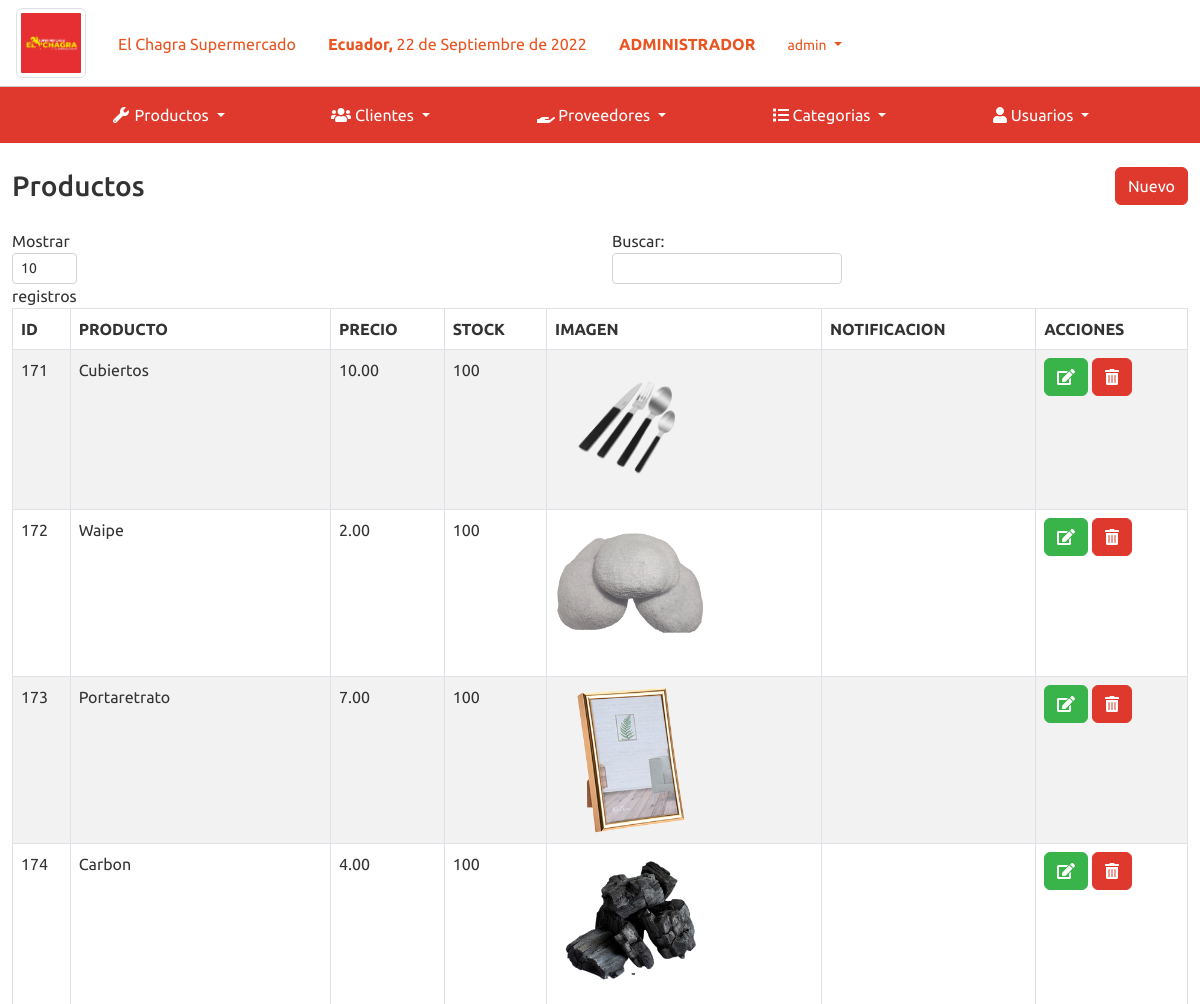
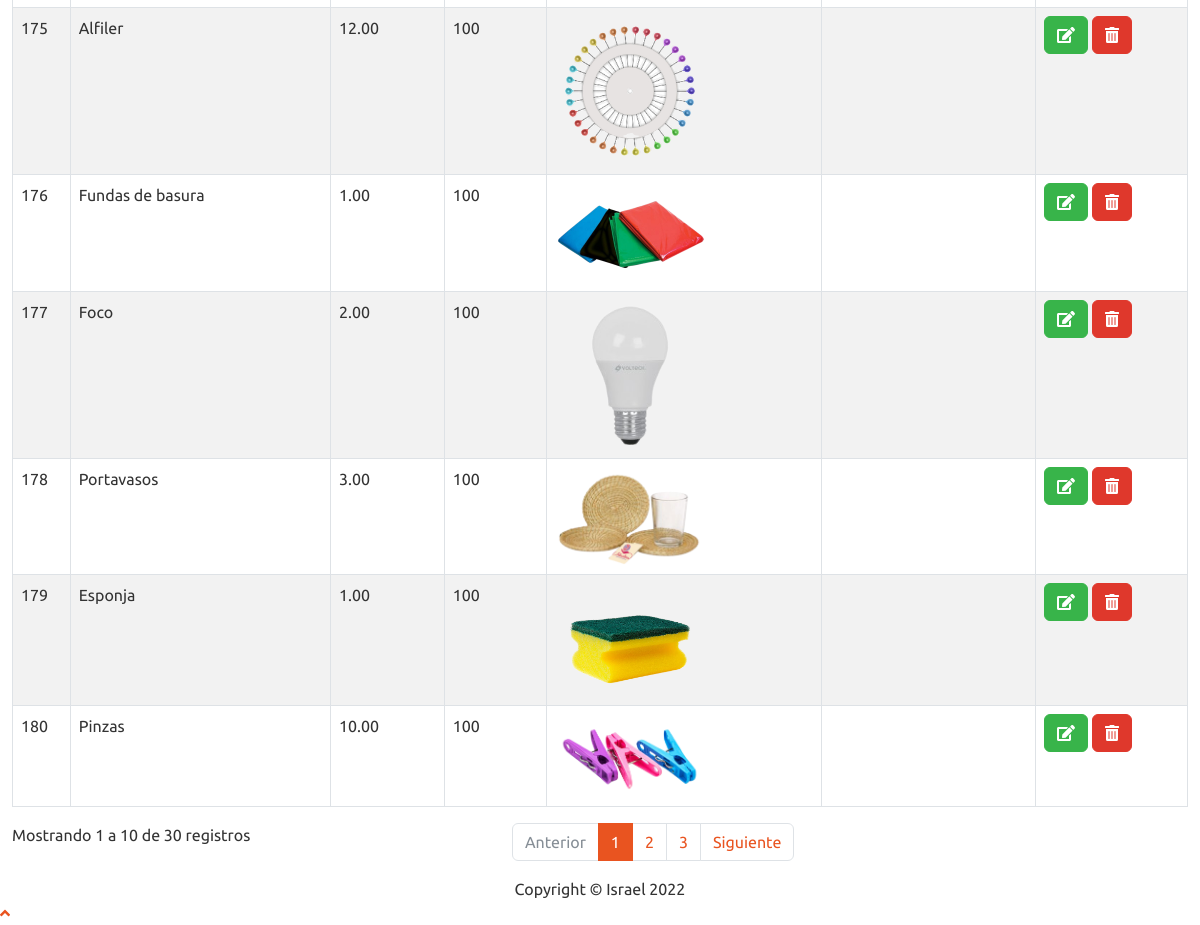
The page /sistema/lista_productos.php (signed in) on the database its author committed (2 pictures, top to bottom).
### tables this page shows
CREATE TABLE `producto` (
  `codproducto` int(11) NOT NULL,
  `nombre_producto` varchar(200) NOT NULL,
  `detalles` varchar(200) NOT NULL,
  `proveedor` int(11) NOT NULL,
  `precio` decimal(10,2) NOT NULL,
  `stock` int(11) NOT NULL,
  `imagen` varchar(500) NOT NULL,
  `codigobar` varchar(20) NOT NULL,
  `categoria` int(20) NOT NULL,
  `estado` int(20) NOT NULL
);

### sistema/includes/functions.php (called while the page is built, shortened)
<?php
	function fechaPeru(){
		$mes = array("","Enero",
					  "Febrero",
					  "Marzo",
					  "Abril",
					  "Mayo",
					  "Junio",
					  "Julio",
					  "Agosto",
					  "Septiembre",
					  "Octubre",
					  "Noviembre",
					  "Diciembre");
		return date('d')." de ". $mes[date('n')] . " de " . date('Y');
	}
 ?>

### sistema/lista_productos.php (the view)
<?php include_once "includes/header.php"; ?>
<div class="container-fluid">
	<div class="d-sm-flex align-items-center justify-content-between mb-4">
		<h1 class="h3 mb-0 text-gray-800">Productos</h1>
		<a href="registro_producto.php" class="btn btn-danger">Nuevo</a>
	</div>
	<div class="row">
		<div class="col-lg-12">
			<div class="table-responsive">
				<table class="table table-striped table-bordered" id="table">
					<thead class="thead-dark">
						<tr>
							<th>ID</th>
							<th>PRODUCTO</th>
							<th>PRECIO</th>
							<th>STOCK</th>
							<th>IMAGEN</th>
							<th>NOTIFICACION</th>
							<?php if ($_SESSION['rol'] == 1) { ?>
								<th>ACCIONES</th>
							<?php } ?>
						</tr>
					</thead>
					<tbody>
						<?php
						include "../conexion.php";
						$query = mysqli_query($conexion, "SELECT * FROM producto");
						$result = mysqli_num_rows($query);
						if ($result > 0) {
							while ($data = mysqli_fetch_assoc($query)) { ?>
								<tr>
									<td><?php echo $data['codproducto']; ?></td>
									<td><?php echo $data['nombre_producto']; ?></td>
									<td><?php echo $data['precio']; ?></td>
									<td><?php echo $data['stock']; ?></td>
									<td><img src="imagenes/<?php echo $data['imagen'] ?>" alt="" width="150px"></td>
									<?php if ($data['stock'] < 5) { ?>
										<td>
											<div class="alert alert-danger" role="alert">
												Stock casi agotado !
											</div>
										</td> <?php } else { ?>
										<td></td>
									<?php } ?>
									<?php if ($_SESSION['rol'] == 1) { ?>
										<td>
											<a href="editar_producto.php?id=<?php echo $data['codproducto']; ?>" class="btn btn-success"><i class='fas fa-edit'></i></a>
											<form action="eliminar_producto.php?id=<?php echo $data['codproducto']; ?>" method="post" class="confirmar d-inline">
												<button class="btn btn-danger" type="submit"><i class='fas fa-trash-alt'></i> </button>
											</form>
										</td>
									<?php } ?>
								</tr>
						<?php }
						} ?>
					</tbody>
				</table>
			</div>
		</div>
	</div>
</div>
</div>
<?php include_once "includes/footer.php"; ?>

### sistema/includes/header.php (shortened to what this page needs)
<?php
include "includes/functions.php";
?>
<!DOCTYPE html>
<html lang="en">
<head>
	<link href="css/bootstrap2.min.css" rel="stylesheet">
	<link rel="stylesheet" href="css/bootstrap2.min.css">
</head>
<body id="page-top">
	<div id="wrapper">
		<?php include_once "includes/menu.php"; ?>
		<div id="content-wrapper" class="d-flex flex-column">
			<div id="content">

### sistema/includes/menu.php (shortened to what this page needs)
<nav class="nav">
  <li class="nav-item">
    <a class="nav-link active" href="../index.php" aria-current="page">
      <img src="img/logoChagr.png" width="70" height="70" class="img-thumbnail">
    </a>
  </li>
  <li class="nav-item">
    <a class="nav-link mt-4">El Chagra Supermercado</a>
  </li>
  <li class="nav-item">
    <div class="nav-link mt-4">
      <p class=""><strong>Ecuador, </strong><?php echo fechaPeru(); ?></p>
    </div>
  </li>
  <?php if ($_SESSION['rol'] == 2) { ?>
    <li class="nav-item">
      <div class="nav-link mt-4">
        <p class=""><strong>VENDEDOR</strong></p>
      </div>
    </li>
  <?php } else { ?>
    <li class="nav-item">
      <div class="nav-link mt-4">
        <p class=""><strong>ADMINISTRADOR</strong></p>
      </div>
    </li>
  <?php } ?>
  <li class="drop1 nav-item dropdown mt-4">
    <a class="nav-link dropdown-toggle" href="#" id="userDropdown" role="button" data-toggle="dropdown">
      <span class="d-none d-lg-inline small"><?php echo $_SESSION['nombre']; ?></span>
    </a>
  </li>
</nav>
<nav class="navbar navbar-expand-lg bg-danger">
  <div class="container-fluid">
    <ul class="navbar-nav me-auto mb-2 mb-lg-0">
      <li class="nav-item dropdown">
        <a class="nav-link dropdown-toggle text-white" href="#" role="button" data-bs-toggle="dropdown" aria-expanded="false">
          <i class="fas fa-fw fa-wrench"></i>
          Productos
        </a>
      </li>
    </ul>
    <ul class="navbar-nav me-auto mb-2 mb-lg-0">
      <li class="nav-item dropdown">
        <a class="nav-link dropdown-toggle text-white" href="#" role="button" data-bs-toggle="dropdown" aria-expanded="false">
          <i class="fas fa-users"></i>
          Clientes
        </a>
      </li>
    </ul>
    <ul class="navbar-nav me-auto mb-2 mb-lg-0">
      <?php if ($_SESSION['rol'] == 1) { ?>
        <li class="nav-item dropdown">
          <a class="nav-link dropdown-toggle text-white" href="#" role="button" data-bs-toggle="dropdown">
          <i class="fa fa-solid fa-hand-holding"></i>
            Proveedores
          </a>
        </li>
      <?php } ?>
    </ul>
    <ul class="navbar-nav me-auto mb-2 mb-lg-0">
      <?php if ($_SESSION['rol'] == 1) { ?>
        <li class="nav-item dropdown">
          <a class="nav-link dropdown-toggle text-white" href="#" role="button" data-bs-toggle="dropdown">
            <i class="fa fa-list"></i>
            Categorias
          </a>
        </li>
      <?php } ?>
    </ul>
    <ul class="navbar-nav me-auto mb-2 mb-lg-0">
      <?php if ($_SESSION['rol'] == 1) { ?>
        <li class="nav-item dropdown">
          <a class="nav-link dropdown-toggle text-white" href="#" role="button" data-bs-toggle="dropdown">
            <i class="fas fa-user"></i>
            Usuarios
          </a>
        </li>
      <?php } ?>
    </ul>
  </div>
  </div>
</nav><br>

### sistema/includes/footer.php (shortened to what this page needs)
<footer class="sticky-footer bg-white">
  <div class="container my-auto">
    <div class="copyright text-center my-auto">
      <span>Copyright &copy; Israel <?php echo date("Y"); ?></span>
    </div>
  </div>
</footer>
</div>
<a class="scroll-to-top rounded" href="#page-top">
  <i class="fas fa-angle-up"></i>
</a>
</body>
</html>

### rows shown on the page
producto: codproducto "171", nombre_producto "Cubiertos", precio "10.00", stock "100", imagen (picture)
producto: codproducto "172", nombre_producto "Waipe", precio "2.00", stock "100", imagen (picture)
producto: codproducto "173", nombre_producto "Portaretrato", precio "7.00", stock "100", imagen (picture)
producto: codproducto "174", nombre_producto "Carbon", precio "4.00", stock "100", imagen (picture)
producto: codproducto "175", nombre_producto "Alfiler", precio "12.00", stock "100", imagen (picture)
producto: codproducto "176", nombre_producto "Fundas de basura", precio "1.00", stock "100", imagen (picture)
producto: codproducto "177", nombre_producto "Foco", precio "2.00", stock "100", imagen (picture)
producto: codproducto "178", nombre_producto "Portavasos", precio "3.00", stock "100", imagen (picture)
producto: codproducto "179", nombre_producto "Esponja", precio "1.00", stock "100", imagen (picture)
producto: codproducto "180", nombre_producto "Pinzas", precio "10.00", stock "100", imagen (picture)

### other values the page prints
fechaPeru() "22 de Septiembre de 2022"
$_SESSION['nombre'] "admin"
